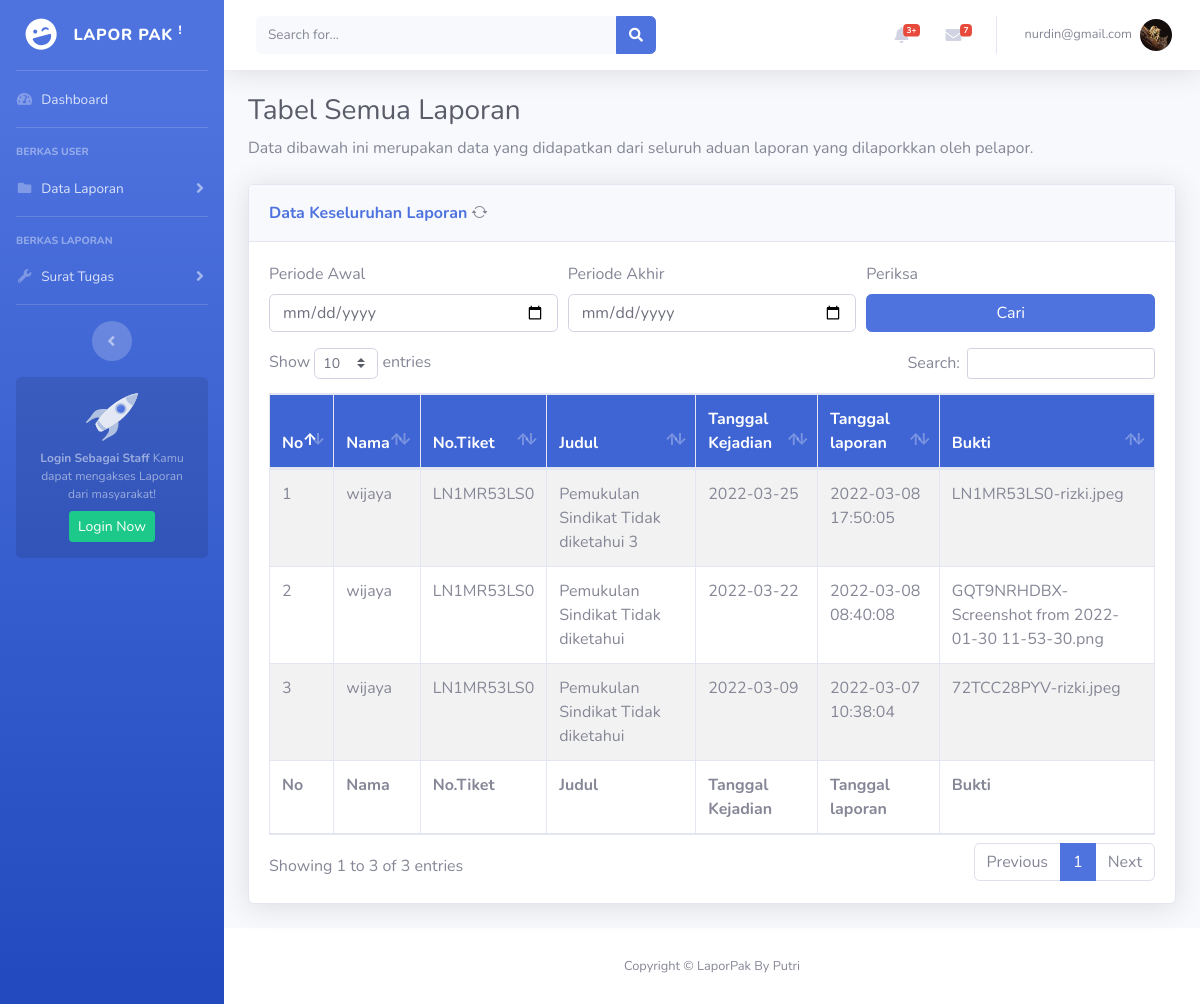
The app's page /staff/tbl_selesai_tugas.php (signed in) with its own data.
### tables this page shows
CREATE TABLE `detail_laporan` (
  `id_detail_laporan` int(11) NOT NULL,
  `id_klasifikasi` int(11) DEFAULT NULL,
  `no_tiket` varchar(300) DEFAULT NULL,
  `judul_laporan` text DEFAULT NULL,
  `isi_laporan` text DEFAULT NULL,
  `id_user` int(11) DEFAULT NULL,
  `tanggal_kejadian` date DEFAULT NULL,
  `lokasi_kejadian` text DEFAULT NULL,
  `tanggal` datetime DEFAULT current_timestamp(),
  `saksi` varchar(100) DEFAULT NULL,
  `lampiran_bukti` text DEFAULT NULL
);

CREATE TABLE `user` (
  `id_user` int(11) NOT NULL,
  `email` varchar(100) NOT NULL,
  `nama` varchar(100) DEFAULT NULL,
  `jenis_kelamin` varchar(100) DEFAULT NULL,
  `nik` varchar(200) DEFAULT NULL,
  `alamat` text DEFAULT NULL,
  `tmp_lahir` varchar(300) DEFAULT NULL,
  `tgl_lahir` date DEFAULT NULL,
  `no_tlp` varchar(15) DEFAULT NULL,
  `agama` varchar(100) DEFAULT NULL,
  `pekerjaan` varchar(100) DEFAULT NULL,
  `foto` varchar(300) DEFAULT NULL
);

CREATE TABLE `penyidikan` (
  `id_penyidikan` int(11) NOT NULL,
  `no_tiket` varchar(100) NOT NULL,
  `tgl_mulai` date DEFAULT NULL,
  `tgl_selesai` date DEFAULT NULL,
  `id_pengerjaan` int(11) DEFAULT NULL,
  `hasil_penyidikan` varchar(300) DEFAULT NULL,
  `keterangan_penyidikan` text DEFAULT NULL
);

### staff/tbl_selesai_tugas.php (the view, shortened to what this page needs)
<?php
include 'header.php';
?>
<div class="container-fluid">
    <h1 class="h3 mb-2 text-gray-800">Tabel Semua Laporan</h1>
    <p class="mb-4">Data dibawah ini merupakan data yang didapatkan dari seluruh aduan laporan yang dilaporkkan oleh pelapor.</p>
    <div class="card shadow mb-4">
        <div class="card-header py-3">
            <a class="form-row d-flex justify-left">
                <a href="laporan-semua.php" class="m-0 font-weight-bold text-primary wa-20 ">Data Keseluruhan Laporan</a>
                <i class="bi bi-arrow-repeat"></i>
            </a>
        </div>
        <div class="card-body">
            <div class="table-responsive table-striped">
                <form action="laporan-semua.php" method="get">
                    <div class="form-row">
                        <div class="form-group col-sm-4">
                            <label for="p_awal">Periode Awal</label>
                            <input type="date" class="form-control" name="p_awal" id="p_awal">
                        </div>
                        <div class="form-group col-sm-4">
                            <label for="p_akhir">Periode Akhir</label>
                            <input type="date" class="form-control" name="p_akhir" id="p_akhir">
                        </div>
                        <div class="form-group col-sm-4">
                            <label for="p_akhir">Periksa</label>
                            <input class="btn btn-primary btn-block  " name="mencari " type="submit" value="Cari">
                        </div>
                </form>
            </div>
            <table class="table table-bordered" id="dataTable" width="100%" cellspacing="0">
                <thead style="background-color: #3f65d4; color: #FFFFFF;">
                    <tr>
                        <th>No</th>
                        <th>Nama</th>
                        <th>No.Tiket</th>
                        <th>Judul</th>
                        <th>Tanggal Kejadian</th>
                        <th>Tanggal laporan</th>
                        <th>Bukti</th>
                    </tr>
                <tfoot>
                    <tr>
                        <th>No</th>
                        <th>Nama</th>
                        <th>No.Tiket</th>
                        <th>Judul</th>
                        <th>Tanggal Kejadian</th>
                        <th>Tanggal laporan</th>
                        <th>Bukti</th>
                    </tr>
                </tfoot>
                <tbody>
                    <?php
                    include "../koneksi.php";
                    if (isset($_GET['p_awal']) && isset($_GET['p_akhir'])) {
                        $query = mysqli_query($konek, "SELECT d.*, u.*,s.*, l.*, p.*, pe.* FROM detail_laporan d JOIN user u JOIN status s JOIN laporan l JOIN penyidikan p JOIN pengerjaan pe WHERE d.id_user = u.id_user and d.no_tiket = l.no_tiket and l.id_status= s.id_status and p.id_pengerjaan = p.id_pengerjaan and p.id_pengerjaan = '7' and tanggal BETWEEN '" . $_GET['p_awal'] . "' and '" . $_GET['p_akhir'] . "'") or die("SQL Anda Salah");
                    } else {
                        $sql = "SELECT d.*, u.*,s.*, l.*, p.*, pe.* FROM detail_laporan d JOIN user u JOIN status s JOIN laporan l JOIN penyidikan p JOIN pengerjaan pe WHERE d.id_user = u.id_user and d.no_tiket = l.no_tiket and l.id_status= s.id_status and p.id_pengerjaan = p.id_pengerjaan and p.id_pengerjaan = '7' group by d.id_detail_laporan DESC";
                        $query = mysqli_query($konek, $sql) or die("SQL Anda Salah");
                    }
                    $nomor = 0;
                    while ($data = mysqli_fetch_array($query)) {
                        $nomor++;
                    ?>
                        <tr>
                            <td><?= $nomor ?></td>
                            <td><?= $data['nama'] ?></td>
                            <td><?= $data['no_tiket'] ?></td>
                            <td><?= $data['judul_laporan'] ?></td>
                            <td><?= $data['tanggal_kejadian'] ?></td>
                            <td><?= $data['tanggal'] ?></td>
                            <td><?= $data['lampiran_bukti'] ?></td>
                        </tr>
                    <?php } ?>
                </tbody>
            </table>
        </div>
    </div>
</div>
</div>
</div>
<?php
include 'footer.php';
?>

### records on screen
detail_laporan: id_user.nama "wijaya", penyidikan.no_tiket "LN1MR53LS0", judul_laporan "Pemukulan Sindikat Tidak diketahui 3", tanggal_kejadian "2022-03-25", tanggal "2022-03-08 17:50:05", lampiran_bukti "LN1MR53LS0-rizki.jpeg"
detail_laporan: id_user.nama "wijaya", penyidikan.no_tiket "LN1MR53LS0", judul_laporan "Pemukulan Sindikat Tidak diketahui", tanggal_kejadian "2022-03-22", tanggal "2022-03-08 08:40:08", lampiran_bukti "GQT9NRHDBX-Screenshot from 2022-01-30 11-53-30.png"
detail_laporan: id_user.nama "wijaya", penyidikan.no_tiket "LN1MR53LS0", judul_laporan "Pemukulan Sindikat Tidak diketahui", tanggal_kejadian "2022-03-09", tanggal "2022-03-07 10:38:04", lampiran_bukti "72TCC28PYV-rizki.jpeg"

### other values on screen
$email "nurdin@gmail.com"
